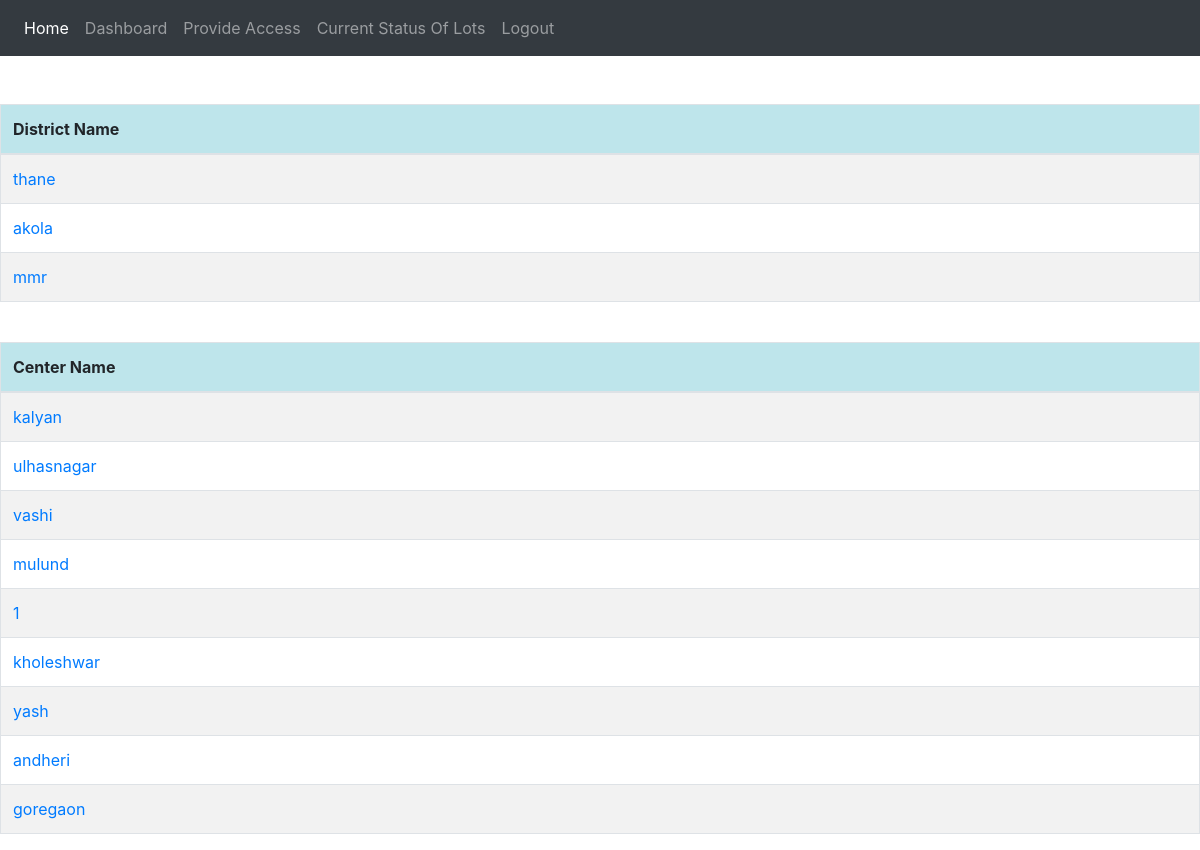
Screenshot of /dashboard/ (signed in) with the database file from the repository.
### vaccine_app/models.py (models this page shows, shortened)
class District(models.Model):
    districtPrimaryKey = models.AutoField(primary_key=True)
    districtId = models.UUIDField(default=uuid.uuid4, editable=False, unique=True)
    name = models.CharField(max_length=255, unique=True)

class Center(models.Model):
    centerPrimaryKey = models.AutoField(primary_key=True)
    centerId = models.UUIDField(default=uuid.uuid4, editable=False, unique=True)
    district = models.ForeignKey(District, on_delete=models.CASCADE, related_name="Center")
    name = models.CharField(max_length=255, unique=True)
    maxCountPerDate = models.IntegerField(default=0)

### vaccine_app/views.py (the view)
# urls.py: path('dashboard/',views.dashboard,name='dashboard'),
@login_required(login_url="login_gen")
def dashboard(request):
    user=request.user
    center_access=AccessControlListCenter.objects.filter(person=user)
    if not user.is_districtadmin and center_access.count()==1:
        return redirect('/dashboard/center/'+center_access[0].center.name)
    if user.is_districtadmin:
        district_access=AccessControlListDistrict.objects.filter(person=user)
        center_name=[]
        district_name=[]
        for district in district_access:
            district_name.append(district.district.name)
            center_objs=Center.objects.filter(district=district.district)
            for center in center_objs:
                center_name.append(center.name)
        if center_access.count()!=0:
            for center in center_access:
                center_name.append(center.center.name)
        return render(request,'dashboard.html',{'centers':center_name,'districts':district_name})
    elif request.user.is_centeradmin and not user.is_districtadmin:
        center_name=[]
        district_name=[]
        for center in center_access:
            center_name.append(center.center.name)
        return render(request,'dashboard.html',{'centers':center_name,'districts':district_name})
    else :
        return redirect('login_gen')

### templates/dashboard.html
{% extends 'base.html' %}
{% block content %}
<br><br>
<table class="table  table-bordered table-striped">
  <thead>
    <tr class="table-info">
      <th scope="col">District Name</th>
    </tr>
  </thead>
  <tbody>
  {% if districts %}
      {% for district in districts %}
          <tr>
            {% url 'district_dash' district as district_url%}
            <td><a href="{{district_url}}">{{district}}</a></td>
          </tr>
      {% endfor %}
  {% endif %}
  </tbody>
</table>
<br>
<table class="table table-bordered table-striped">
    <thead>
      <tr class="table-info">
        <th scope="col">Center Name</th>
      </tr>
    </thead>
    <tbody>
      {% if centers %}
          {% for center in centers %}
              <tr>
                {% url 'center_dash' center as center_url%}
                <td><a href="{{center_url}}">{{center}}</a></td>
              </tr>
          {% endfor %}
      {% endif %}
    </tbody>
  </table>
{% endblock content %}

### rows the page displays
District: districts "thane"
District: districts "akola"
District: districts "mmr"
Center: centers "kalyan"
Center: centers "ulhasnagar"
Center: centers "vashi"
Center: centers "mulund"
Center: centers "kholeshwar"
Center: centers "yash"
Center: centers "andheri"
Center: centers "goregaon"

### other values shown
{{ center }} "1"
